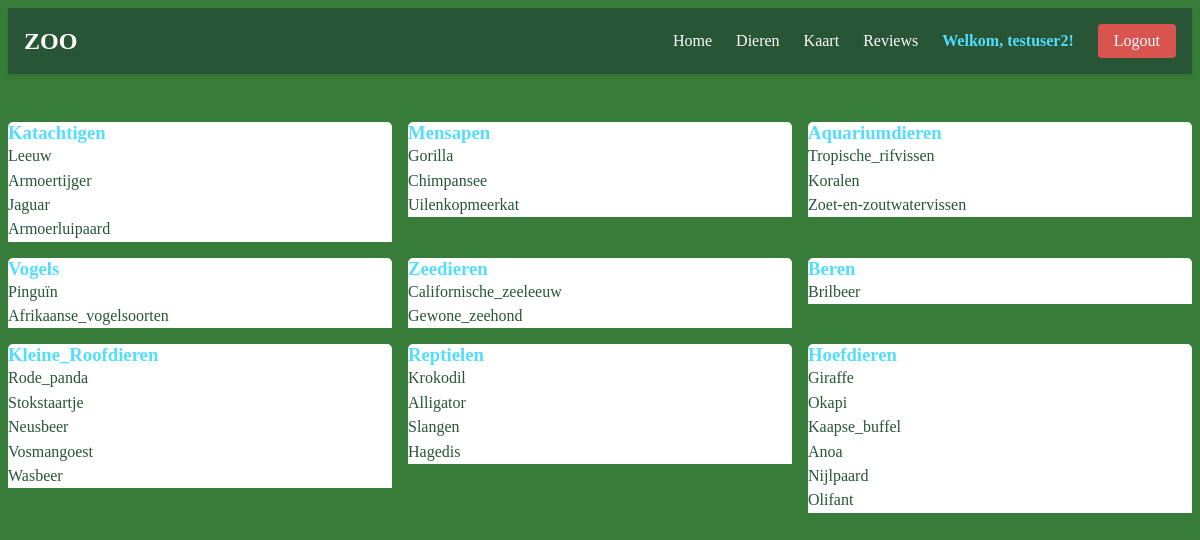
Screenshot of /Dieren (signed in) with the database file from the repository.
### tables this page shows
CREATE TABLE DIEREN (id INTEGER PRIMARY KEY AUTOINCREMENT, naam TEXT, beschrijving TEXT, categorie TEXT, status TEXT, leefgebied TEXT, kenmerken TEXT);

### app.py (the view)
@app.route("/Dieren")
def dieren():
    dieren = db.execute("SELECT * FROM DIEREN")
    categorieen = db.execute("SELECT * FROM CATEGORIEEN")
    return render_template("Dieren.html", categorieen=categorieen, dieren=dieren)

### templates/Dieren.html
{% extends "layout.html" %}
{% block content %}
<div class="dieren-grid">
  {% for categorie in ["Katachtigen", "Mensapen", "Aquariumdieren", "Vogels", "Zeedieren", "Beren","Kleine_Roofdieren", "Reptielen", "Hoefdieren"] %}
  <div class="categorie-card">
    <h3>{{ categorie }}</h3>
    <ul>
      {% for dier in dieren %}
        {% if dier.categorie == categorie %}
          <li><a class="link" href="/dier/{{ dier.naam }}">{{ dier.naam }}</a></li>
        {% endif %}
      {% endfor %}
    </ul>
  </div>
  {% endfor %}
</div>
{% endblock %}

### static/style.css (style rules this page uses)
.link { text-decoration: none; color: rgb(39, 85, 53); font-weight: 500; transition: color 0.3s ease; }
body { background-color: rgb(55, 125, 57); }
.dieren-grid { display: grid; grid-template-columns: repeat(3, 1fr); gap: 1rem; padding: 1rem 0; }
.categorie-card h3 { margin: 0 0 0rem; border-top-left-radius: 5px; border-top-right-radius: 5px; color: rgb(83, 221, 255); background-color: white; border: 1px solid(83, 221, 255); }
.categorie-card ul { list-style: none; margin: 0; padding: 0; background-color: white; }
.categorie-card ul li { background-color: white; padding: 0.2rem 0; }

### rows the page displays
DIEREN: naam "Leeuw"
DIEREN: naam "Armoertijger"
DIEREN: naam "Jaguar"
DIEREN: naam "Armoerluipaard"
DIEREN: naam "Gorilla"
DIEREN: naam "Chimpansee"
DIEREN: naam "Uilenkopmeerkat"
DIEREN: naam "Tropische_rifvissen"
DIEREN: naam "Koralen"
DIEREN: naam "Zoet-en-zoutwatervissen"
DIEREN: naam "Pinguïn"
DIEREN: naam "Afrikaanse_vogelsoorten"
DIEREN: naam "Californische_zeeleeuw"
DIEREN: naam "Gewone_zeehond"
DIEREN: naam "Brilbeer"
DIEREN: naam "Rode_panda"
DIEREN: naam "Stokstaartje"
DIEREN: naam "Neusbeer"
DIEREN: naam "Vosmangoest"
DIEREN: naam "Wasbeer"
DIEREN: naam "Krokodil"
DIEREN: naam "Alligator"
DIEREN: naam "Slangen"
DIEREN: naam "Hagedis"
DIEREN: naam "Giraffe"
DIEREN: naam "Okapi"
DIEREN: naam "Kaapse_buffel"
DIEREN: naam "Anoa"
DIEREN: naam "Nijlpaard"
DIEREN: naam "Olifant"

### other values shown
{{ session['username'] }} "testuser2"
{{ categorie }} "Katachtigen" "Mensapen" "Aquariumdieren" "Vogels" "Zeedieren" "Beren" "Kleine_Roofdieren" "Reptielen" "Hoefdieren"
